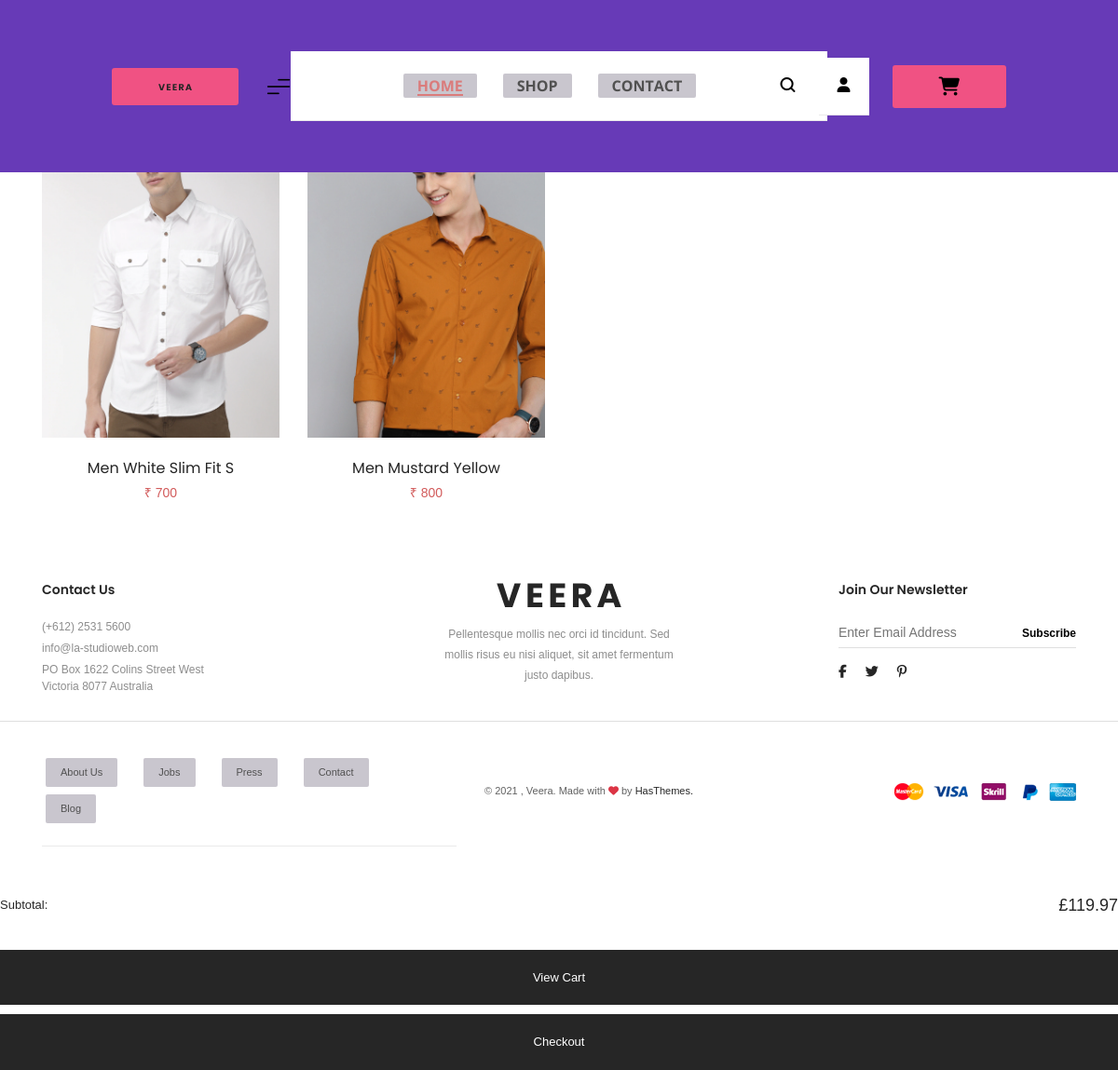
Screenshot of /shop/?cid=1 with the database file from the repository.
### app/models.py (models this page shows, shortened)
class product(models.Model):
    c_name=models.ForeignKey(category,on_delete=models.CASCADE)
    pname=models.CharField(max_length=20)
    pdis=models.TextField()
    price=models.PositiveIntegerField()
    img1=models.ImageField(upload_to='img1',null=True)
    img2=models.ImageField(upload_to='img2',null=True)

### app/views.py (the view)
# urls.py: path('shop/',views.shop,name='shop'),
def shop(request):
    cid=request.GET.get("cid")
    cat=category.objects.all()
    data=product.objects.filter(c_name__id=cid)
    return render(request,'shop.html',{'data':data,'cat':cat})

### app/templates/shop.html (shortened to what this page needs)
{% extends 'base.html' %}
{% load static %}
{% block body %}
<div id="shop-page-wrapper" class="pt-86 pt-md-56 pt-sm-46 pb-50 pb-md-20 pb-sm-10">
    <div class="container">
        <div class="row">
            <div class="col-lg-12">
                <div class="shop-page-products-wrapper mt-44 mt-sm-30">
                    <div class="products-wrapper products-on-column">
                        <div class="row">
                            {% for i in data %}
                            <div class="col-lg-3 col-sm-6">
                                <div class="single-product-wrap">
                                    <figure class="product-thumbnail">
                                        <a href="{% url 'shopdetail' %}?cid={{i.id}}" class="d-block">
                                            <img class="primary-thumb" src="{{i.img1.url}}"
                                                 alt="Product" />
                                        </a>
                                        <figcaption class="product-hvr-content">
                                            <div class="prod-btn-group">
                                            </div>
                                        </figcaption>
                                    </figure>
                                    <div class="product-details">
                                        <h2 class="product-name"><a href="{% url 'shopdetail' %}?cid={{i.id}}">{{i.pname}}</a></h2>
                                        <div class="product-prices">
                                            <span class="price">&#8377 {{i.price}}</span>
                                        </div>
                                    </div>
                                </div>
                            </div>{% endfor %}
                        </div>
                    </div>
                </div>
            </div>
        </div>
    </div>
</div>
{% endblock body %}

### app/static/css/demo.css (style rules this page uses)
* { margin: 0; padding: 0; box-sizing: border-box; }
html { background-color: #efefef; }
body { font:14px/1.5 Arial, Helvetica, sans-serif; margin:0; }

### app/static/css/form-register.css (style rules this page uses)
html { background-color: #f3f3f3; }

### rows the page displays
product: img1 (picture), pname "Men White Slim Fit S", price "700"
product: img1 (picture), pname "Men Mustard Yellow", price "800"
